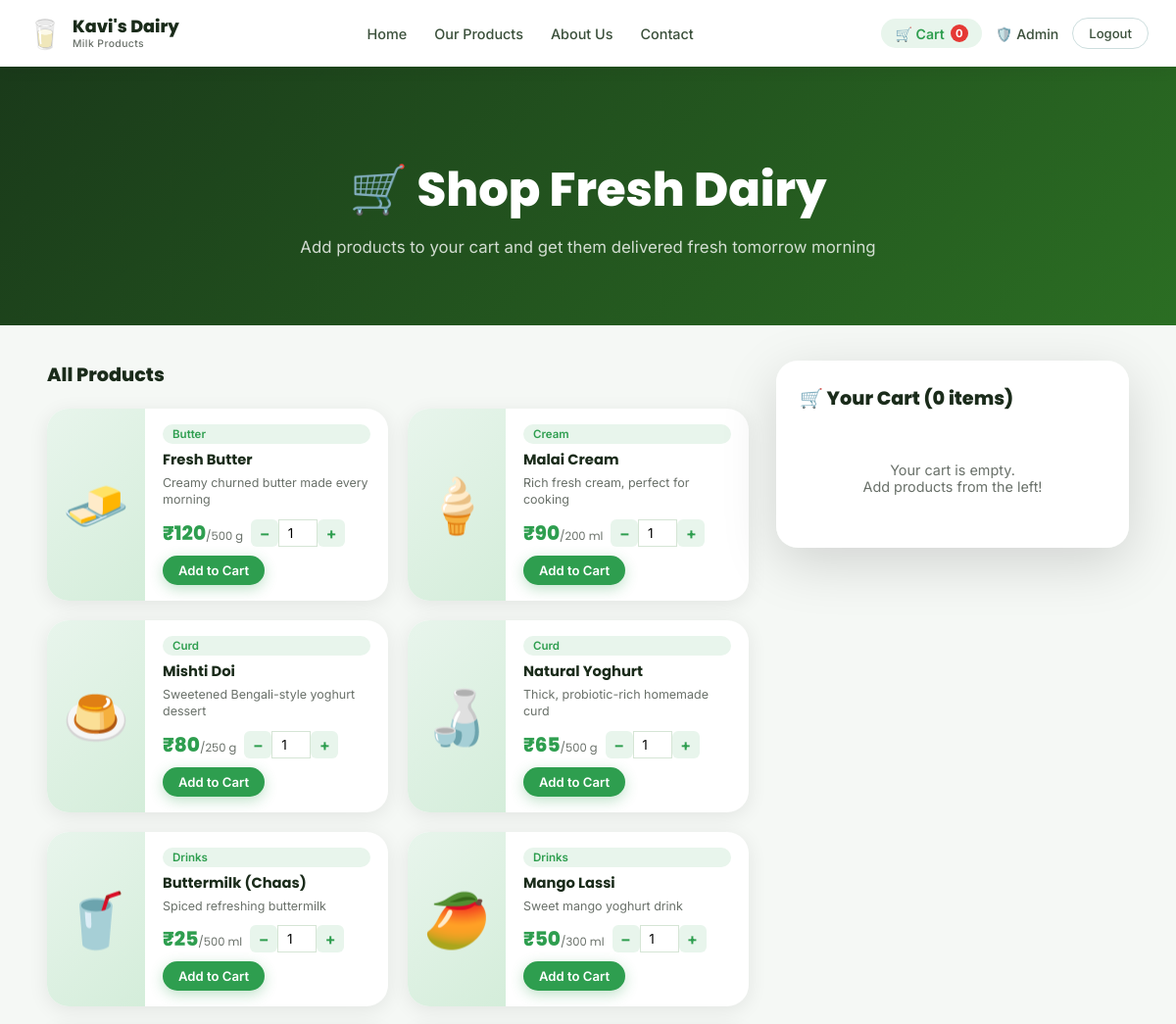
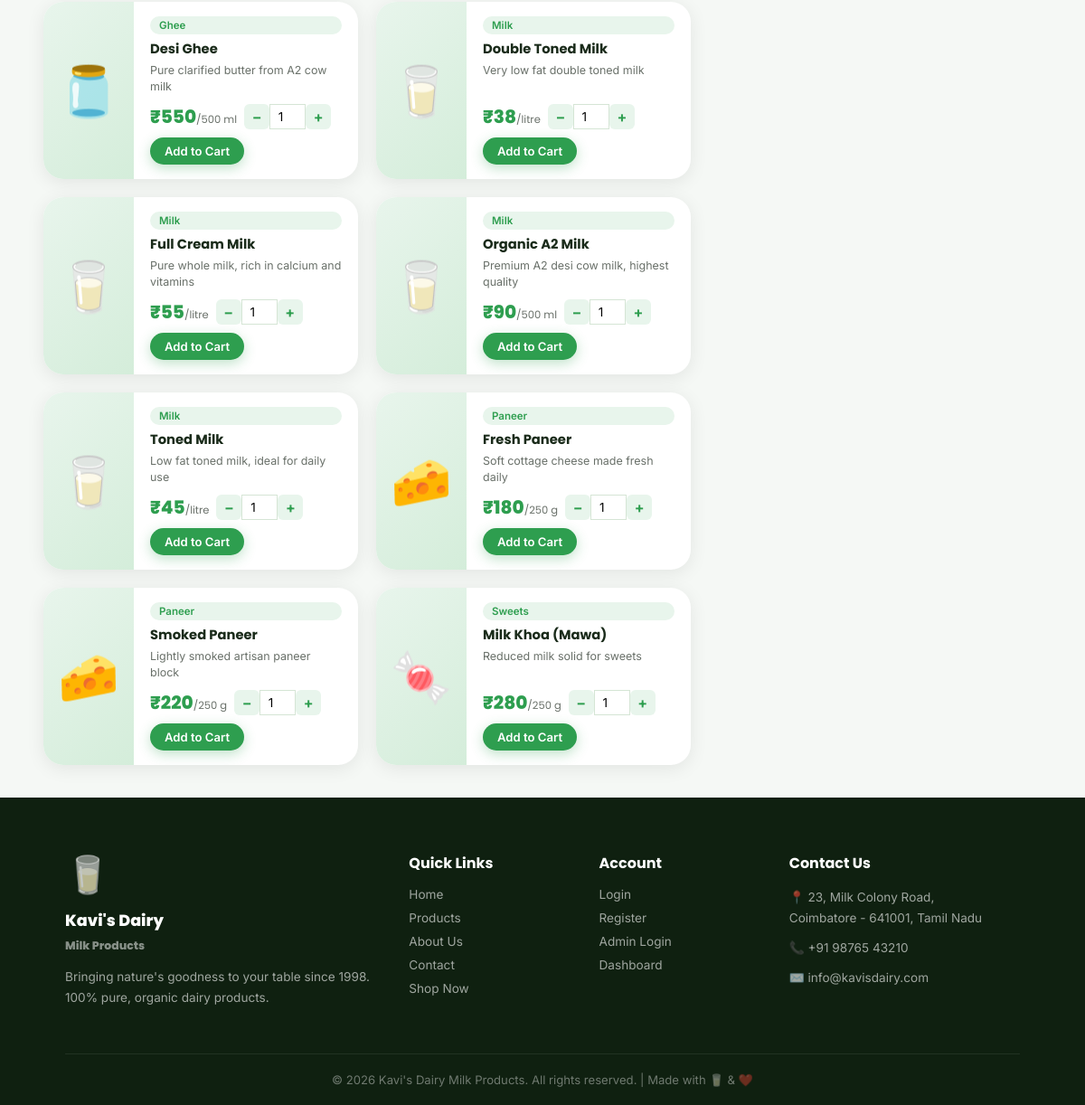
/shop (signed in), run on the app's committed database (2 pictures, top to bottom).
### tables this page shows
CREATE TABLE products (
            id          INTEGER PRIMARY KEY AUTOINCREMENT,
            name        TEXT    NOT NULL,
            description TEXT,
            price       REAL    NOT NULL,
            unit        TEXT    DEFAULT 'litre',
            emoji       TEXT    DEFAULT '🥛',
            stock       INTEGER DEFAULT 100,
            category    TEXT    DEFAULT 'Milk'
        );

### app.py (the view)
@app.route('/shop')
def shop():
    if 'user_id' not in session:
        flash('Please login to shop.', 'info')
        return redirect(url_for('login'))
    db = get_db()
    prods = db.execute("SELECT * FROM products ORDER BY category, name").fetchall()
    db.close()
    cart = session.get('cart', {})
    return render_template('shop.html', products=prods, cart=cart)

### app.py (called while the page is built)
def get_db():
    conn = sqlite3.connect(DATABASE)
    conn.row_factory = sqlite3.Row
    return conn

@app.context_processor
def inject_cart_count():
    cart = session.get('cart', {})
    total = sum(item['qty'] for item in cart.values())
    return {'cart_count': total}

### templates/shop.html (shortened to what this page needs)
{% extends 'base.html' %}
{% block content %}
<section class="page-hero" style="background:linear-gradient(135deg,#1a3a1a,#2b6e23);">
    <h1>🛒 Shop Fresh Dairy</h1>
    <p>Add products to your cart and get them delivered fresh tomorrow morning</p>
</section>
<div class="shop-layout">
    <div class="shop-products-col">
        <h3 class="col-title">All Products</h3>
        <div class="shop-grid">
            {% for p in products %}
            <div class="shop-card">
                <div class="shop-emoji">{{ p.emoji }}</div>
                <div class="shop-info">
                    <span class="cat-tag">{{ p.category }}</span>
                    <h4>{{ p.name }}</h4>
                    <p>{{ p.description }}</p>
                    <div class="shop-foot">
                        <strong class="price">₹{{ "%.0f"|format(p.price) }}<small>/{{ p.unit }}</small></strong>
                        <div class="qty-controls">
                            <button class="qty-btn minus" data-id="{{ p.id }}">−</button>
                            <input type="number" class="qty-input" id="qty_{{ p.id }}" value="1" min="1" max="50">
                            <button class="qty-btn plus" data-id="{{ p.id }}">+</button>
                        </div>
                        <button class="btn btn-primary btn-sm shop-add-btn" data-id="{{ p.id }}"
                            data-name="{{ p.name }}">Add to Cart</button>
                    </div>
                </div>
            </div>
            {% endfor %}
        </div>
    </div>
    <div class="cart-sidebar" id="cartSidebar">
        <h3 class="col-title">🛒 Your Cart <span id="itemCount">(0 items)</span></h3>
        <div id="cartItems">
        </div>
    </div>
</div>
{% endblock %}

### static/css/style.css (style rules this page uses)
:root { --green: #2e9e4f; --green-d: #1f7338; --green-l: #e8f5ec; --yellow: #f5c518; --red: #e53935; --white: #ffffff; --bg: #f5f8f5; --bg2: #eef3ee; --text: #1a2b1a; --text-m: #3a4f3a; --text-l: #697069; --card: rgba(255, 255, 255, 0.96); --r: 14px; --r-lg: 22px; --sh: 0 4px 20px rgba(0, 0, 0, 0.08); --sh-lg: 0 16px 56px rgba(0, 0, 0, 0.15); --t: 0.28s ease; }
*, *::before, *::after { box-sizing: border-box; margin: 0; padding: 0; }
html { scroll-behavior: smooth; }
body { font-family: 'Inter', sans-serif; background: var(--bg); color: var(--text); display: flex; flex-direction: column; min-height: 100vh; }
input, textarea, select, button { font-family: inherit; }
.btn { display: inline-flex; align-items: center; justify-content: center; gap: 8px; padding: 10px 22px; border-radius: 50px; font-size: .9rem; font-weight: 600; cursor: pointer; border: none; transition: all var(--t); outline: none; text-decoration: none; }
.btn-primary { background: var(--green); color: #fff; box-shadow: 0 4px 14px rgba(46, 158, 79, .3); }
.btn-sm { padding: 7px 16px; font-size: .82rem; }
.cat-tag { display: inline-block; padding: 3px 10px; border-radius: 50px; font-size: .72rem; font-weight: 600; background: var(--green-l); color: var(--green); margin-bottom: 6px; }
.price { font-family: 'Poppins', sans-serif; font-weight: 800; font-size: 1.25rem; color: var(--green); }
.price small { font-size: .72rem; font-weight: 400; color: var(--text-l); }
.page-hero { text-align: center; padding: 90px 40px 70px; background: linear-gradient(135deg, #1a3a1a, #2e5828); color: #fff; animation: fadeUp .7s ease; }
.page-hero h1 { font-family: 'Poppins', sans-serif; font-size: clamp(2rem, 4vw, 3rem); font-weight: 800; margin-bottom: 12px; }
.page-hero p { color: rgba(255, 255, 255, .8); font-size: 1.05rem; }
.shop-layout { display: grid; grid-template-columns: 1fr 360px; gap: 28px; padding: 36px clamp(16px, 4vw, 60px); align-items: start; }
.col-title { font-family: 'Poppins', sans-serif; font-size: 1.2rem; font-weight: 800; margin-bottom: 20px; color: var(--text); }
.shop-grid { display: grid; grid-template-columns: repeat(auto-fill, minmax(250px, 1fr)); gap: 20px; }
.shop-card { background: #fff; border-radius: var(--r-lg); box-shadow: var(--sh); overflow: hidden; display: flex; flex-direction: row; gap: 0; transition: transform var(--t); }
.shop-emoji { width: 100px; min-height: 130px; background: linear-gradient(135deg, var(--green-l), #d4edda); display: flex; align-items: center; justify-content: center; font-size: 3.4rem; flex-shrink: 0; }
.shop-info { padding: 16px 18px; flex: 1; display: flex; flex-direction: column; }
.shop-info h4 { font-family: 'Poppins', sans-serif; font-weight: 700; font-size: .92rem; margin-bottom: 4px; }
.shop-info p { color: var(--text-l); font-size: .78rem; line-height: 1.4; margin-bottom: 10px; flex: 1; }
.shop-foot { display: flex; align-items: center; gap: 8px; flex-wrap: wrap; margin-top: auto; }
.qty-controls { display: flex; align-items: center; gap: 0; }
.qty-btn { width: 28px; height: 28px; background: var(--green-l); border: none; color: var(--green); font-size: 1rem; font-weight: 700; cursor: pointer; border-radius: 6px; transition: all var(--t); }
.qty-input { width: 40px; text-align: center; border: 1px solid #d5e5d5; font-size: .85rem; height: 28px; outline: none; }
.cart-sidebar { position: sticky; top: 90px; background: var(--card); border-radius: var(--r-lg); padding: 24px; box-shadow: var(--sh-lg); max-height: calc(100vh - 110px); overflow-y: auto; }

### data on the page
products: emoji "🧈", category "Butter", name "Fresh Butter", description "Creamy churned butter made every morning", price "120", unit "500 g"
products: emoji "🍦", category "Cream", name "Malai Cream", description "Rich fresh cream, perfect for cooking", price "90", unit "200 ml"
products: emoji "🍮", category "Curd", name "Mishti Doi", description "Sweetened Bengali-style yoghurt dessert", price "80", unit "250 g"
products: emoji "🍶", category "Curd", name "Natural Yoghurt", description "Thick, probiotic-rich homemade curd", price "65", unit "500 g"
products: emoji "🥤", category "Drinks", name "Buttermilk (Chaas)", description "Spiced refreshing buttermilk", price "25", unit "500 ml"
products: emoji "🥭", category "Drinks", name "Mango Lassi", description "Sweet mango yoghurt drink", price "50", unit "300 ml"
products: emoji "🫙", category "Ghee", name "Desi Ghee", description "Pure clarified butter from A2 cow milk", price "550", unit "500 ml"
products: emoji "🥛", category "Milk", name "Double Toned Milk", description "Very low fat double toned milk", price "38", unit "litre"
products: emoji "🥛", category "Milk", name "Full Cream Milk", description "Pure whole milk, rich in calcium and vitamins", price "55", unit "litre", id "1"
products: emoji "🥛", category "Milk", name "Organic A2 Milk", description "Premium A2 desi cow milk, highest quality", price "90", unit "500 ml"
products: emoji "🥛", category "Milk", name "Toned Milk", description "Low fat toned milk, ideal for daily use", price "45", unit "litre"
products: emoji "🧀", category "Paneer", name "Fresh Paneer", description "Soft cottage cheese made fresh daily", price "180", unit "250 g"
products: emoji "🧀", category "Paneer", name "Smoked Paneer", description "Lightly smoked artisan paneer block", price "220", unit "250 g"
products: emoji "🍬", category "Sweets", name "Milk Khoa (Mawa)", description "Reduced milk solid for sweets", price "280", unit "250 g"

### other printed values
{{ cart_count }} "0"
